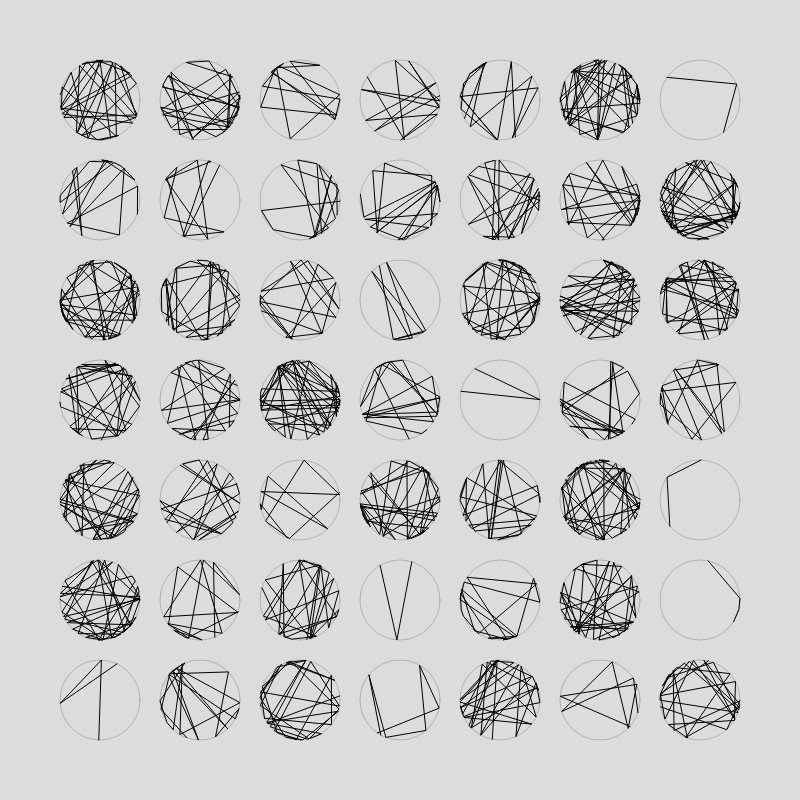
Frame 1 (no input)
Frame 60 (no input): identical to frame 1, image omitted
Frame 120 (the mouse pressed at the canvas centre since frame 60): identical to frame 1, image omitted

The p5.js sketch that drew this single still picture (run headless with seeded random() and noise() and a simulated clock; from frame 60 on, the mouse is pressed at the canvas centre):

// p5.js sketch
// ── sketch.js
let molnars = [];

function setup() {
  createCanvas(800, 800);
  angleMode(DEGREES);
  let x = 100;
  let y = 100;

  for (let i = 0; i < 49; i++) {
    let nrPoints = random(2, 50);
    let m = new Molnar(x, y, 40, nrPoints);
    molnars.push(m);

    x += 100;
    if (x > width - 100) {
      x = 100;
      y += 100;
    }
  }
}

function draw() {
  background(220);

  for (let i = 0; i < molnars.length; i++) {
    molnars[i].display();
  }
}

class Molnar {
  constructor(x, y, s, n) {
    this.pos = createVector(x, y);
    this.v = createVector(s, 0);
    this.n = n;
    this.points = [];
    for (let i = 0; i < this.n; i++) {
      let theta = random(0, 360);
      this.v.setHeading(theta);
      let p = p5.Vector.add(this.pos, this.v);
      this.points.push(p);
    }
  }

  display() {
    noFill();
    stroke(0);
    beginShape();
    for (let i = 0; i < this.points.length; i++) {
      let p = this.points[i];
      vertex(p.x, p.y);
    }
    endShape();

    noFill();
    stroke(0, 50);
    ellipse(this.pos.x, this.pos.y, this.v.mag() * 2);
  }
}
